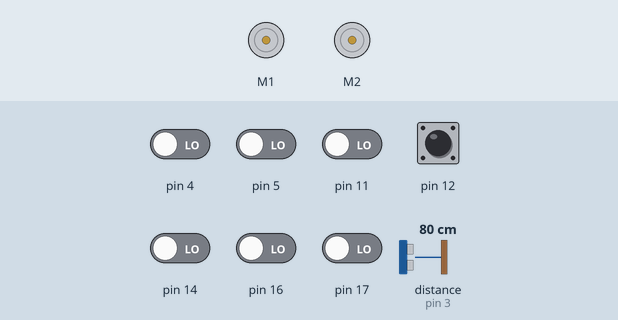
This sketch was run on a simulated Arduino Uno, built with avr-gcc and run on an emulated ATmega328P. Parts: 2 × DC motor (green arrow = forward, orange = backward, longer = faster). The test bench sets the inputs (shaded band); at power-on: pin 12 HIGH, pin 4, pin 5, pin 11, pin 14, pin 16, pin 17 LOW, distance to the obstacle (sensor on pin 3) 80 cm. The echo pulse lasts 58.3 µs per cm.

Above: at 0.8 s.
0.9 s: pin 12 pulled LOW for 0.15 s
At 1.36 s:
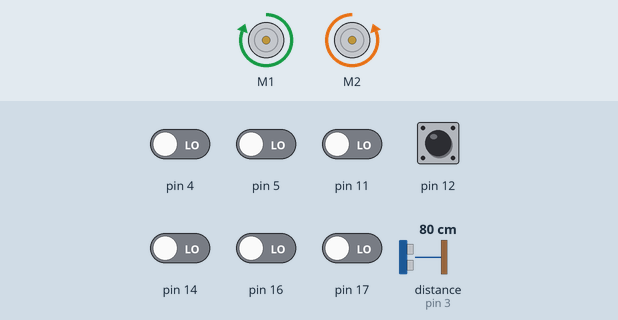
3.9 s: pin 4 driven HIGH
6.9 s: pin 5 driven HIGH
At 7.9 s:
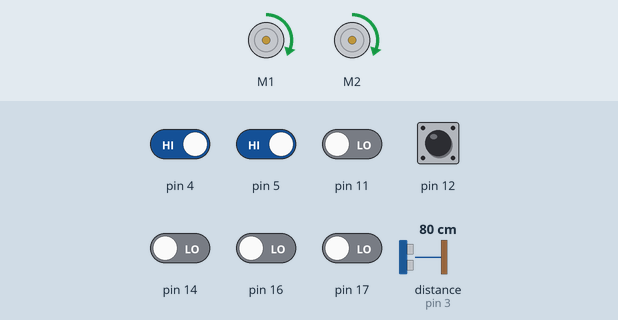
8.6 s: distance to the obstacle (sensor on pin 3) set to 53 cm
10.1 s: distance to the obstacle (sensor on pin 3) set to 48 cm
At 10.7 s:
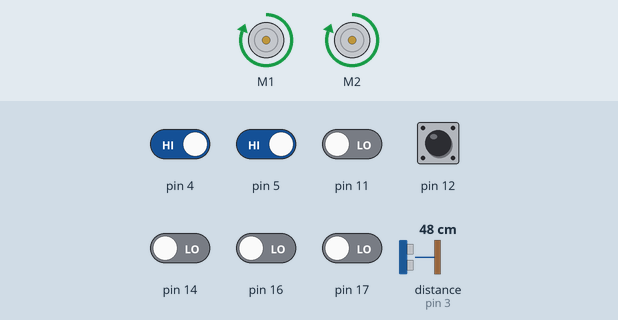
11.6 s: distance to the obstacle (sensor on pin 3) set to 60 cm
At 12.8 s:
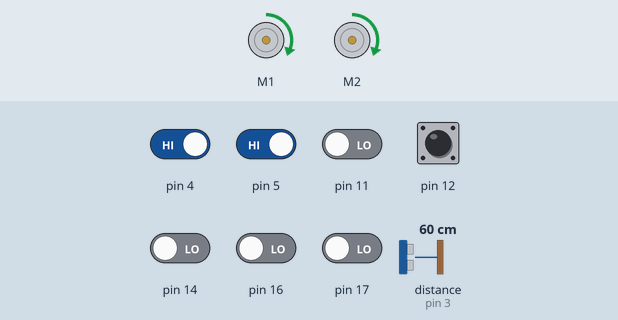
Timing chart, 0 to 14.1 s (numbered marks = the images above; inputs shaded):
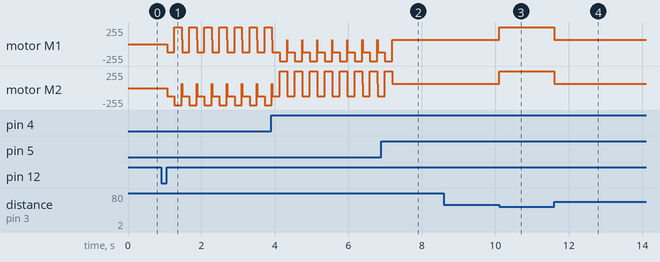

The sketch:

detectlineIavstand.ino
```cpp
/*
Drive forward and turn left or right when border is detected
  - Only reflectionsensor 0 and 5 are used.
*/
#include <ZumoMotors.h>
#include <Pushbutton.h>
#include <QTRSensors.h>
#include <ZumoReflectanceSensorArray.h>

#define LED 13
#define echoPin 3 // Echo Pin
#define triggerPin 6 // Trigger Pin
float maximumRange = 0.5; // Maximum range needed
float minimumRange = 0; // Minimum range needed

// this might need to be tuned for different lighting conditions, surfaces, etc.
#define QTR_THRESHOLD  500 //

// these might need to be tuned for different motor types
#define REVERSE_SPEED     200 // 0 is stopped, 400 is full speed
#define TURN_SPEED        400
#define FORWARD_SPEED     100
#define SUPER_SPEED       400
#define SUPER_DURATION    10
#define REVERSE_DURATION  200 // ms
#define TURN_DURATION     200 // ms

ZumoMotors motors;
Pushbutton button(ZUMO_BUTTON); // pushbutton on pin 12

#define NUM_SENSORS 6
unsigned int sensor_values[NUM_SENSORS];

ZumoReflectanceSensorArray sensors;


void setup()
{
   Serial.begin(9600);
   pinMode(triggerPin, OUTPUT);
   pinMode(echoPin, INPUT);
   sensors.init();
   button.waitForButton();
}

void loop(){


      sensors.read(sensor_values);
      float distance = sjekk_avstand();
      //Serial.println(distance);
      //Sjekker noe forann, kjører på.
      if (distance <= maximumRange && distance > minimumRange && sensor_values[0] > QTR_THRESHOLD && sensor_values[5] > QTR_THRESHOLD){
        motors.setSpeeds(SUPER_SPEED, SUPER_SPEED);

      }
      else if (sensor_values[0] < QTR_THRESHOLD)
      {
        // if leftmost sensor detects line, reverse and turn to the right
        motors.setSpeeds(-REVERSE_SPEED, -REVERSE_SPEED);
        delay(REVERSE_DURATION);
        motors.setSpeeds(TURN_SPEED, -TURN_SPEED);
        delay(TURN_DURATION);
        motors.setSpeeds(FORWARD_SPEED, FORWARD_SPEED);
      }
      else if (sensor_values[5] < QTR_THRESHOLD)
      {
        // if rightmost sensor detects line, reverse and turn to the left
        motors.setSpeeds(-REVERSE_SPEED, -REVERSE_SPEED);
        delay(REVERSE_DURATION);
        motors.setSpeeds(-TURN_SPEED, TURN_SPEED);
        delay(TURN_DURATION);
        motors.setSpeeds(FORWARD_SPEED, FORWARD_SPEED);
      }

      else
      {
        // otherwise, go straight
        motors.setSpeeds(FORWARD_SPEED, FORWARD_SPEED);

      }
}

  float sjekk_avstand() {
    //Avstandsmåleren sjekker om det er noe nærmere enn 60cm
    digitalWrite(triggerPin, 0);
    delayMicroseconds(2);

    digitalWrite(triggerPin,1);
    delayMicroseconds(10);

    digitalWrite(triggerPin, 0);

    long duration = pulseIn(echoPin, 1);
    float distance = duration * 0.00017;

    return distance;


 }
```

Measured:
- the behaviour switches between 51 and 50 cm on distance to the obstacle (sensor on pin 3) (found by bisection; images 2 and 3)
- after the input at 0.9 s, motor M1: stopped → backward 127/255 after 0.16 s, then repeats every 0.41 s: forward 255/255 0.20 s, forward 63/255 0.01 s, backward 127/255 0.20 s; motor M2: stopped → backward 127/255 after 0.16 s, then repeats every 0.41 s: backward 255/255 0.20 s, forward 63/255 0.01 s, backward 127/255 0.20 s
- after the input at 6.9 s, motor M1, motor M2: goes on until 7.2 s, then stays forward 63/255
- after the input at 8.6 s, every drawn part: stays the same
- after the input at 10.1 s, motor M1, motor M2: forward 63/255 → forward 255/255 at once
- after the input at 11.6 s, motor M1, motor M2: forward 255/255 → forward 63/255 at once
